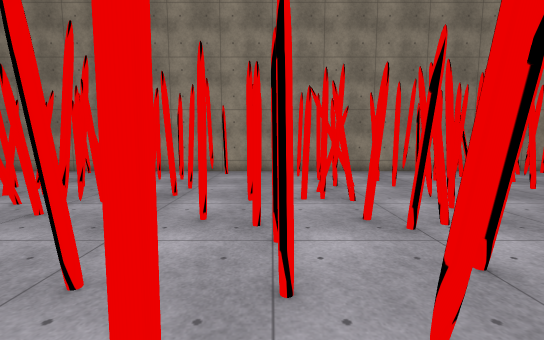
View 1 (above)

20 first-person views from a walk through a Unity game level. The camera is 1.5 m above the floor, tilts 6° down and sees 90° across. The floor is counted in squares, 1 m on a side. Each view is taken from the middle of a square. On the plan, view 1 faces up. The plan holds only what a view shows up to about 14 squares ahead; the rest is blank. The place goes on beyond the plan. The player character is not drawn. Some surface patterns are stand-ins.

View 2
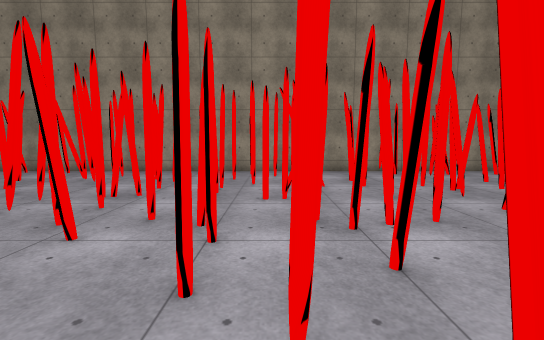

View 3
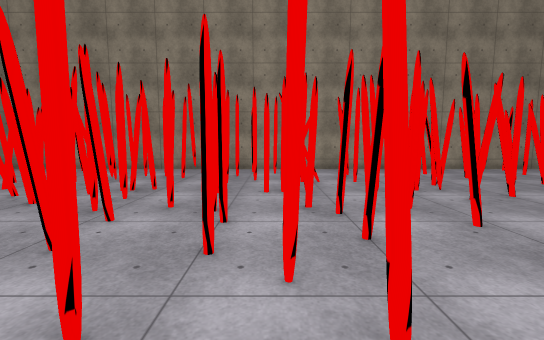

View 4
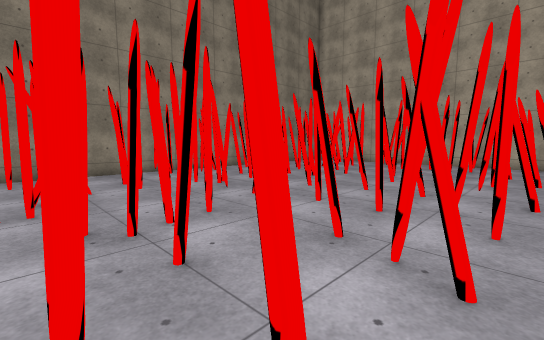

View 5
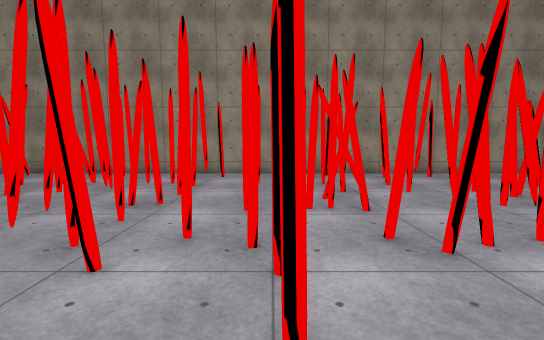

View 6
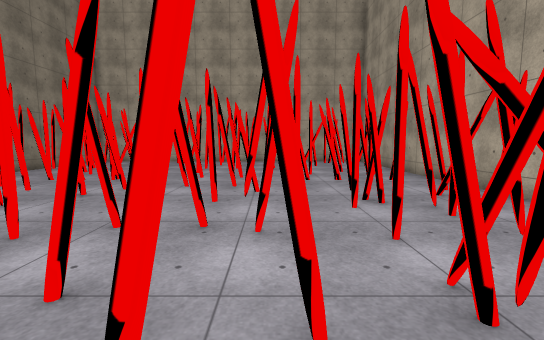

View 7
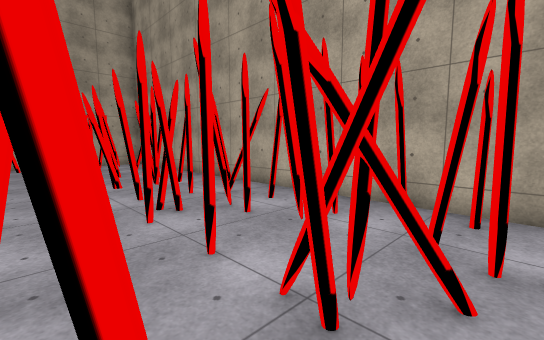

View 8
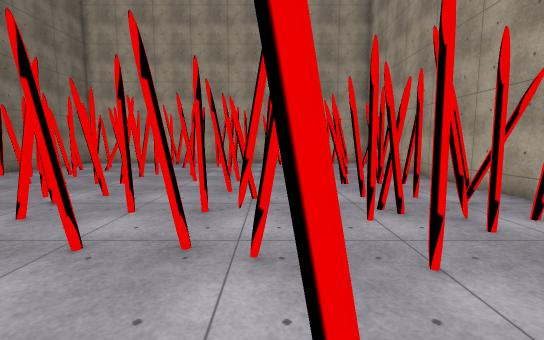

View 9
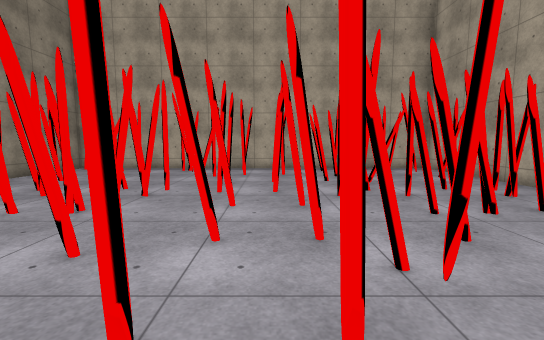

View 10
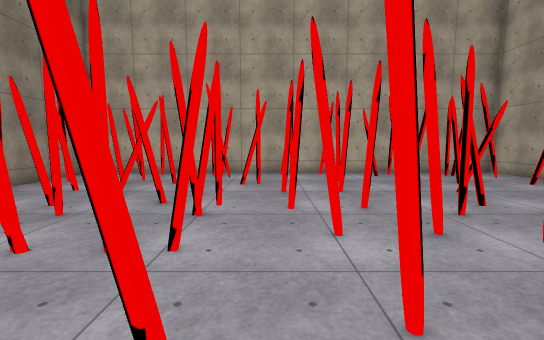

View 11
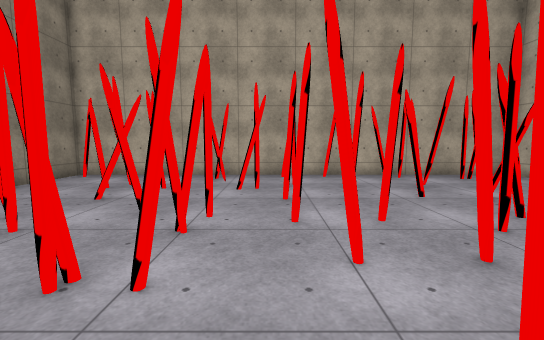

View 12
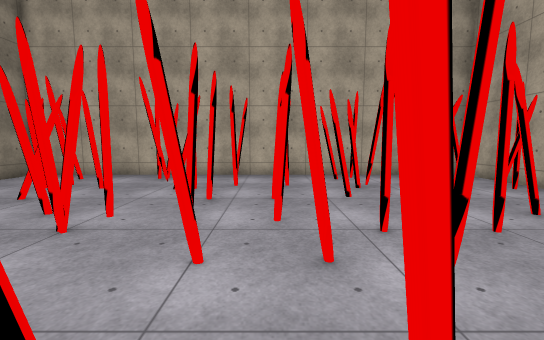

View 13
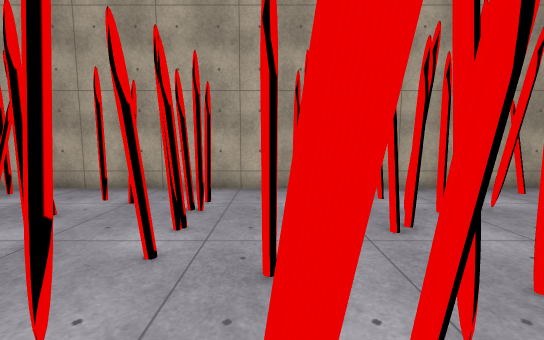

View 14
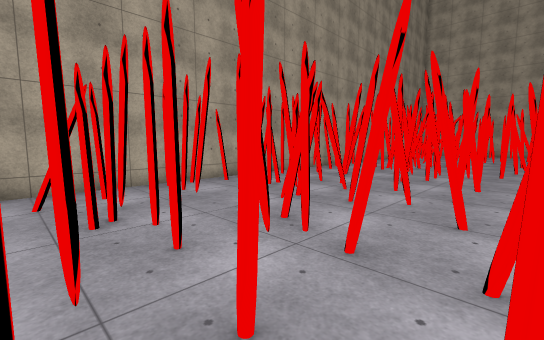

View 15
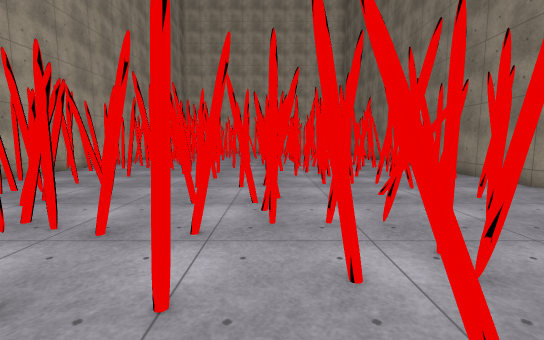

View 16
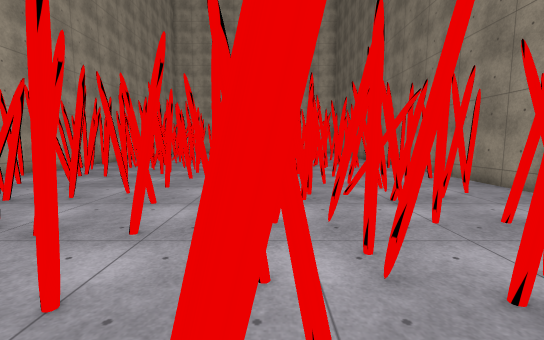

View 17
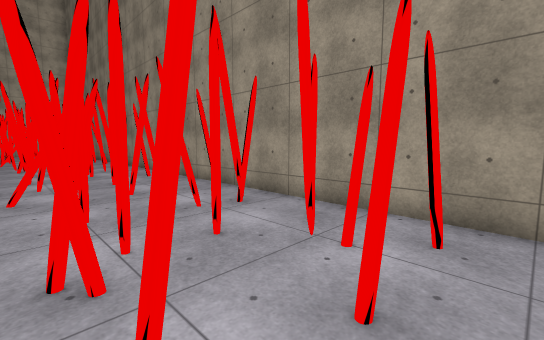

View 18
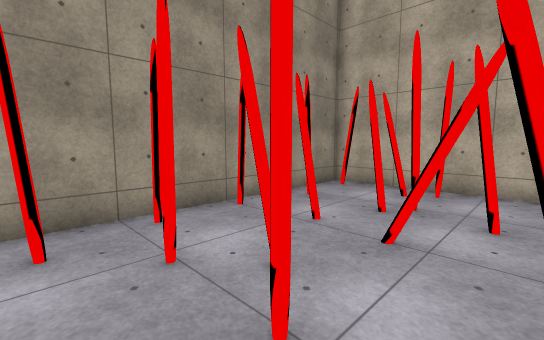

View 19
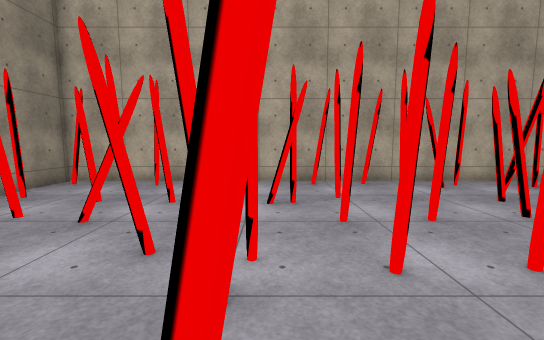

View 20
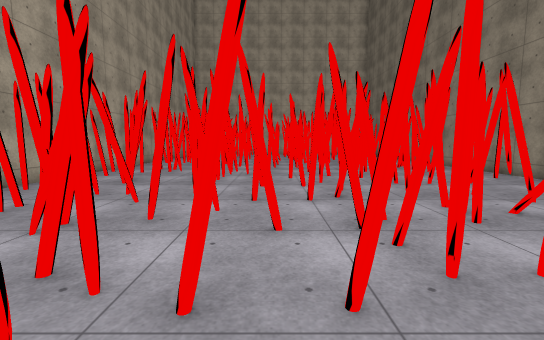

### Floor plan
Key: @ floor where view 1 was taken; # wall or solid block; x gap in a wall; . floor; T thing the floor can be seen under or through.
Columns run from 6 left of view 1 to 20 right of it. Each row starts with its distance up from view 1.
 14 ###########################
 13 #.....###......x.x.#.#....#
 12 #...#..x.....###.x........#
 11 ####.#.#..#####..###.#...##
 10    #........####.###...#.##
  9    #.#..#.#.###..##..#....#
  8    #.x......##.....#.....##
  7    #...##...x....##....#.##
  6    #......x.###..##....#..#
  5   ##..#.#x#..........#....#
  4   ##....x..#.#.#.#.....#..#
  3   #...#.#............#....#
  2  ####..#.....TTT.......#..#
  1  ###.#..#.T T T..TT..#...##
  0  #....@.x...T  T.T ....#.##
 -1  ###.#..#.#.TTT..TT..#....#
 -2    #.#......TT.....T......#
 -3    #.#.##.#.x....##......##
 -4    #........###..##.......#
 -5    #.##.###...........##..#
 -6    ########################

Where each view was taken, in squares from view 1:
view 1: 0 up, 0 right, facing up
view 2: 0 up, 1 right, facing up
view 3: 1 down, 1 right, facing up
view 4: 0 up, 1 right, facing up-right
view 5: 1 up, 0 right, facing up
view 6: 1 up, 0 right, facing right
view 7: 1 up, 1 right, facing down-right
view 8: 1 up, 1 right, facing right
view 9: 3 up, 5 right, facing right
view 10: 5 up, 7 right, facing right
view 11: 5 up, 8 right, facing right
view 12: 3 up, 8 right, facing right
view 13: 3 up, 9 right, facing down
view 14: 4 up, 8 right, facing down-left
view 15: 5 up, 9 right, facing left
view 16: 6 up, 9 right, facing left
view 17: 8 up, 10 right, facing up-left
view 18: 8 up, 11 right, facing up-right
view 19: 6 up, 10 right, facing right
view 20: 3 up, 7 right, facing left
